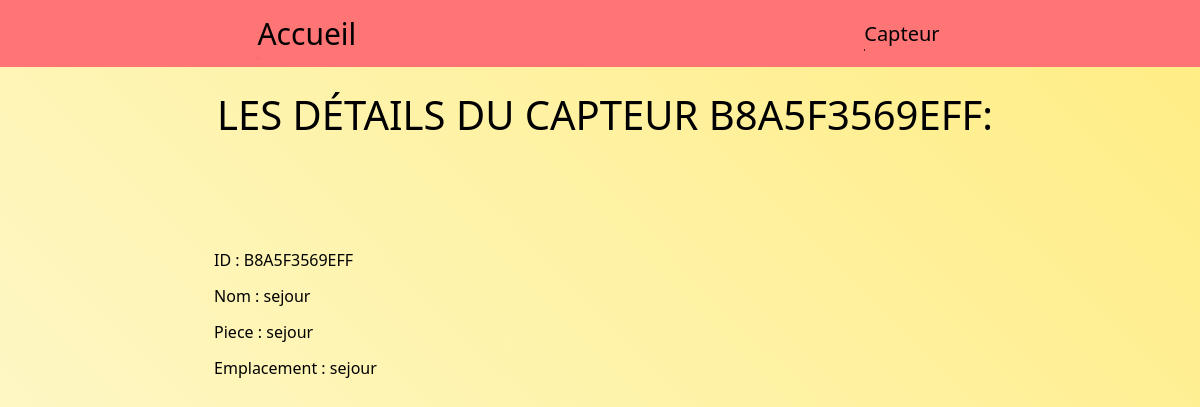
Page /capteur/detail/B8A5F3569EFF/ on the committed database.
### mySAE24/models.py (models this page shows, shortened)
class Capteur(models.Model):
    id = models.CharField(max_length=100,primary_key=True)
    nom = models.CharField(max_length=100)
    piece = models.CharField(max_length=100)
    emplacement = models.CharField(max_length=100)

### mySAE24/views/capteur/capteur_detail.py (the view)
# urls.py: path('capteur/detail/<str:pk>/', CapteurDetailView.as_view(), name='capteur_detail'),
class CapteurDetailView(DetailView):
    model = Capteur
    template_name = "capteur/capteur_detail.html"

### mySAE24/templates/capteur/capteur_detail.html
{% extends "main.html" %}
{% block content %}
<h1>Les détails du capteur {{object.id}}:</h1>
<ul>
    <li>ID : {{object.id}}</li>
    <li>Nom : {{object.nom}}</li>
    <li>Piece : {{object.piece}}</li>
    <li>Emplacement : {{object.emplacement}}</li>
</ul>
{% endblock content %}

### mySAE24/static/main.css (style rules this page uses)
* { box-sizing:border-box; padding:0; margin:0; font-weight:1; color: black; overflow-x:hidden; }
body { background: linear-gradient(45deg, #FEF9D4, #ffed83); background-attachment: fixed; font-family:system-ui,Arial; display:flex; align-items:center; flex-direction:column; }
h1 { animation: h1 0.5s; }
li { list-style-type:none; padding:7px; }
h1 { margin-top:2%; display:flex; align-items:center; justify-content:center; }
* { margin: 0; padding: 0; }
h1 { font-weight: normal; font-size: 40px; font-weight: normal; text-transform: uppercase; float: left; margin: 20px 0 100px 10px; }

### rows in the picture
Capteur: id "B8A5F3569EFF", nom "sejour", piece "sejour", emplacement "sejour"
